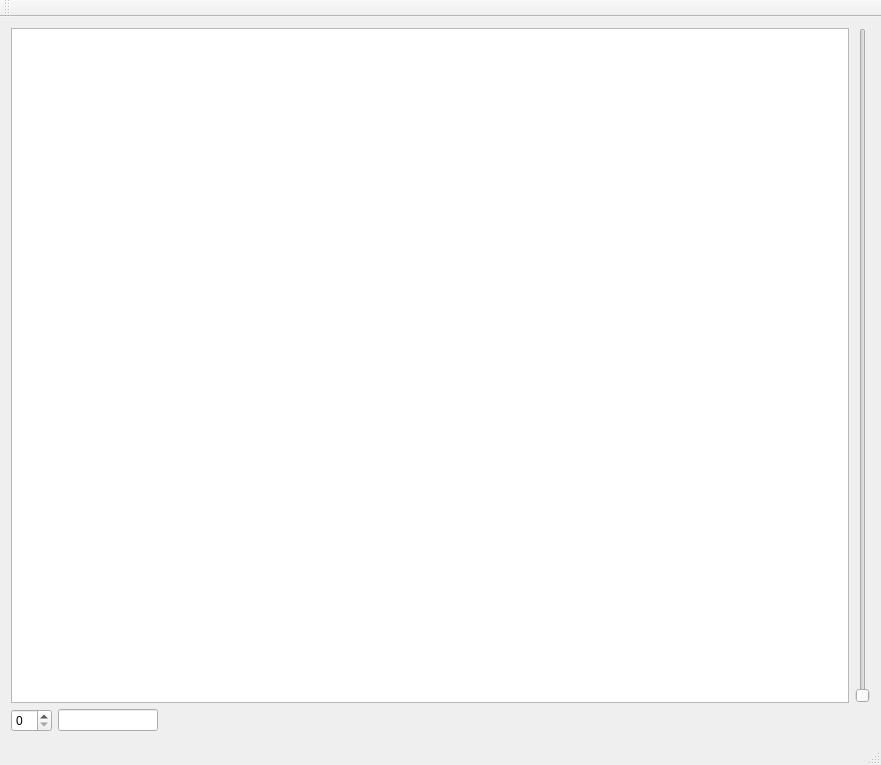
<?xml version="1.0" encoding="UTF-8"?>
<ui version="4.0">
 <class>MainWindow</class>
 <widget class="QMainWindow" name="MainWindow">
  <property name="geometry">
   <rect>
    <x>0</x>
    <y>0</y>
    <width>881</width>
    <height>765</height>
   </rect>
  </property>
  <property name="windowTitle">
   <string>MainWindow</string>
  </property>
  <widget class="QWidget" name="centralWidget">
   <layout class="QGridLayout" name="gridLayout">
    <item row="0" column="0" colspan="3">
     <widget class="QGraphicsView" name="graphicsView"/>
    </item>
    <item row="0" column="3">
     <widget class="QSlider" name="verticalSlider">
      <property name="minimum">
       <number>1</number>
      </property>
      <property name="maximum">
       <number>200</number>
      </property>
      <property name="value">
       <number>1</number>
      </property>
      <property name="orientation">
       <enum>Qt::Vertical</enum>
      </property>
     </widget>
    </item>
    <item row="1" column="0">
     <widget class="QSpinBox" name="spinBox"/>
    </item>
    <item row="1" column="1">
     <widget class="QLineEdit" name="lineEdit">
      <property name="maximumSize">
       <size>
        <width>100</width>
        <height>16777215</height>
       </size>
      </property>
     </widget>
    </item>
    <item row="1" column="2">
     <spacer name="horizontalSpacer">
      <property name="orientation">
       <enum>Qt::Horizontal</enum>
      </property>
      <property name="sizeHint" stdset="0">
       <size>
        <width>681</width>
        <height>20</height>
       </size>
      </property>
     </spacer>
    </item>
   </layout>
  </widget>
  <widget class="QMenuBar" name="menuBar">
   <property name="geometry">
    <rect>
     <x>0</x>
     <y>0</y>
     <width>881</width>
     <height>21</height>
    </rect>
   </property>
  </widget>
  <widget class="QToolBar" name="mainToolBar">
   <attribute name="toolBarArea">
    <enum>TopToolBarArea</enum>
   </attribute>
   <attribute name="toolBarBreak">
    <bool>false</bool>
   </attribute>
  </widget>
  <widget class="QStatusBar" name="statusBar"/>
 </widget>
 <layoutdefault spacing="6" margin="11"/>
 <resources/>
 <connections/>
</ui>
